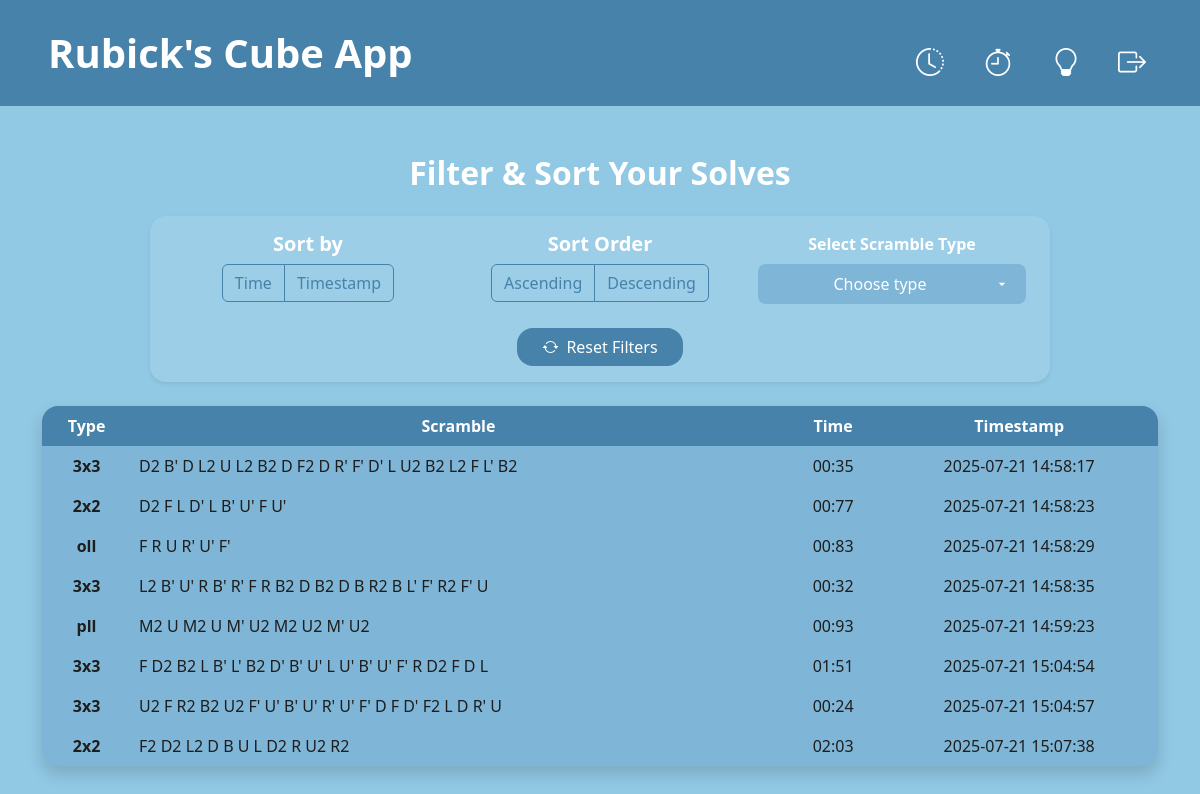
The app's page / (signed in), older data.
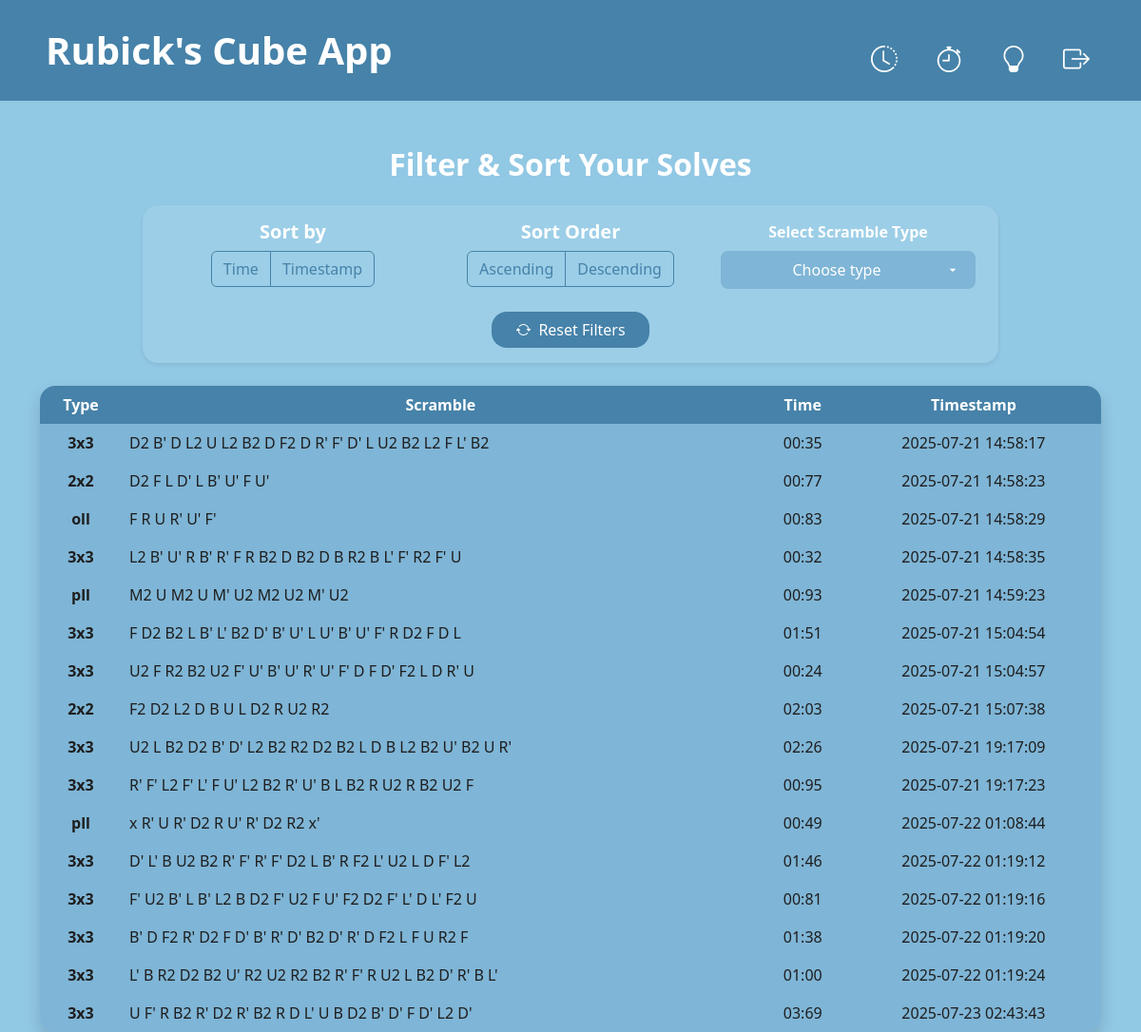
The same page, newer data.
### tables this page shows
CREATE TABLE solves (
    id INTEGER PRIMARY KEY AUTOINCREMENT,
    user_id INTEGER,
    scramble TEXT,
    scramble_type TEXT,
    time TEXT,
    time_ms INTEGER,
    timestamp TEXT
);

### app.py (the view)
@app.route("/", methods=["GET", "POST"])
@login_required
def index():
    if request.method == "POST":
        sortData = request.get_json()
        select = sortData.get("select")
        sort = sortData.get("sort")
        order = sortData.get("order")
        query = queryGenerator(select, sort, order)
        conn = sqlite3.connect("users.db")
        conn.row_factory = sqlite3.Row
        cur = conn.cursor()
        cur.execute(query, (current_user.id,))
        selected_solves = cur.fetchall()
        conn.close()
        return jsonify({
            "data": [dict(row) for row in selected_solves]
        })
    else:
        conn = sqlite3.connect("users.db")
        conn.row_factory = sqlite3.Row
        cur = conn.cursor()
        cur.execute("""
            SELECT scramble_type, scramble, time, timestamp
            FROM solves
            WHERE user_id = ?
            ORDER BY timestamp
        """, (current_user.id,))
        solves = cur.fetchall()
        conn.close()
        return render_template("index.html", solves=solves)

### app.py (called while the page is built)
@login_manager.user_loader
def load_user(user_id):
    conn = sqlite3.connect("users.db")
    conn.row_factory = sqlite3.Row
    cur = conn.cursor()
    cur.execute("SELECT * FROM users WHERE id = ?", (user_id,))
    row = cur.fetchone()
    conn.close()
    if row:
        return User(id=row["id"], username=row["username"])
    return None

### templates/index.html (shortened to what this page needs)
{% extends "layout.html" %}
{% block body %}
<main id="history" class="container mt-5 flex-grow-1 d-flex flex-column align-items-center">
    <h2 class="fw-bold text-center mb-4">Filter & Sort Your Solves</h2>
    <form id="sort-form" method="post" action="/" class="form mb-4 w-100 px-4 py-3 rounded-4 shadow-sm">
        <div class="row text-center gy-4">
            <div class="col-md-4 d-flex flex-column align-items-center">
                <h5 class="fw-bold mb-2">Sort by</h5>
                <div class="btn-group" role="group" aria-label="Sort By">
                    <label class="btn btn-outline-custom" for="sort-by-time_ms">Time</label>
                    <label class="btn btn-outline-custom" for="sort-by-timestamp">Timestamp</label>
                </div>
            </div>
            <div class="col-md-4 d-flex flex-column align-items-center">
                <h5 class="fw-bold mb-2">Sort Order</h5>
                <div class="btn-group" role="group" aria-label="Sort Order">
                    <label class="btn btn-outline-custom" for="sort-order-asc">Ascending</label>
                    <label class="btn btn-outline-custom" for="sort-order-desc">Descending</label>
                </div>
            </div>
            <div class="col-md-4 d-flex flex-column align-items-center">
                <label for="select-by" class="fw-bold mb-2">Select Scramble Type</label>
                <select id="select-by" class="form-select text-center select-custom" name="select-by">
                    <option disabled selected class="d-none" value="none">Choose type</option>
                </select>
            </div>
        </div>
        <div class="row mt-4">
            <div class="col d-flex justify-content-center">
                <button id="reset-btn" type="reset" class="btn px-4 rounded-4">
                    <span class="bi bi-arrow-repeat me-2"></span>Reset Filters
                </button>
            </div>
        </div>
    </form>
    <div class="w-100">
        <div class="table-responsive shadow rounded-4">
            <table class="table table-hover table-borderless align-middle mb-0">
                <thead class="head text-center text-nowrap">
                    <tr>
                        <th scope="col">Type</th>
                        <th scope="col">Scramble</th>
                        <th scope="col">Time</th>
                        <th scope="col">Timestamp</th>
                    </tr>
                </thead>
                <tbody id="tbody" class="body text-center">
                    {% for solve in solves %}
                    <tr>
                        <td class="fw-semibold">{{ solve.scramble_type }}</td>
                        <td class="text-start text-break">{{ solve.scramble }}</td>
                        <td class="text-nowrap">{{ solve.time }}</td>
                        <td class="text-nowrap">{{ solve.timestamp }}</td>
                    </tr>
                    {% endfor %}
                </tbody>
            </table>
        </div>
    </div>
</main>
{% endblock %}

### templates/layout.html (shortened to what this page needs)
<!DOCTYPE html>
<html lang="en">
<head>
    <link rel="stylesheet" href="https://cdn.jsdelivr.net/npm/bootstrap-icons@1.13.1/font/bootstrap-icons.min.css">
    <link href="https://cdn.jsdelivr.net/npm/bootstrap@5.3.7/dist/css/bootstrap.min.css" rel="stylesheet">
    <link rel="stylesheet" href="{{ url_for('static', filename='css/style.css') }}">
</head>
<body class="d-flex flex-column min-vh-100">
    {% if request.endpoint == 'login' or request.endpoint == 'register' %}
        <nav class="navbar">
            <div class="container-fluid px-5 py-2 d-flex align-items-center">
                <a href="{{ url_for('index') }}" class="navbar-brand fs-1 fw-bold">Rubick's Cube App</a>
                <ul class="navbar-nav d-flex flex-row ms-auto align-items-center">
                    <li class="nav-item me-3 fs-5">
                        <a href="{{ url_for('login') }}" class="nav-link">Log In</a>
                    </li>
                    <li class="nav-item fs-5">
                        <a href="{{ url_for('register') }}" class="nav-link">Register</a>
                    </li>
                </ul>
            </div>
        </nav>
    {% else %}
        <nav id="navbar" class="navbar navbar-expand-md">
            <div class="container-fluid px-5 py-2 d-flex align-items-center">
                <a href="{{ url_for('index') }}" class="navbar-brand fs-1 fw-bold">Rubick's Cube App</a>
                <div class="collapse navbar-collapse" id="navbar-content">
                    <ul class="navbar-nav ms-auto d-flex align-items-center justify-content-between gap-4 mt-3 ms-md-auto">
                        <li class="nav-item fs-5">
                            <a href="{{ url_for('index') }}" class="nav-link d-flex flex-column align-items-center" title="History">
                                <i class="bi bi-clock-history fs-3"></i>
                            </a>
                        </li>
                        <li class="nav-item fs-5">
                            <a href="{{ url_for('timer') }}" class="nav-link d-flex flex-column align-items-center" title="Timer">
                                <i class="bi bi-stopwatch fs-3"></i>
                            </a>
                        </li>
                        <li class="nav-item fs-5">
                            <a href="{{ url_for('solver') }}" class="nav-link d-flex flex-column align-items-center" title="Solver">
                                <i class="bi bi-lightbulb fs-3"></i>
                            </a>
                        </li>
                        <li class="nav-item fs-5">
                            <form id="logout-form" action="/logout" method="post">
                                <button type="submit" class="d-flex flex-column align-items-center" title="Log Out">
                                    <i class="bi bi-box-arrow-right fs-3"></i>
                                </button>
                            </form>
                        </li>
                    </ul>
                </div>
            </div>
        </nav>
    {% endif %}
    {% block body %}
    {% endblock %}
</body>
</html>

### static/css/style.css (style rules this page uses)
:root { --primary: #4682A9; --secondary: #91C8E4; --highlight : #7FB5D6; --accent: #F6B17A; --bg-light: #F2F2F2; --bg-dark: #2D2D2D; --text-dark: #1E1E1E; --text-light: #FFFFFF; --divider: #B0BFCF; }
body { background-color: var(--secondary); }
.navbar { background-color: var(--primary); }
.navbar .navbar-brand, .navbar .nav-link { color: var(--text-light); transition: color 0.3s ease; }
#logout-form > button { background:none; border:none; box-shadow:none; color: var(--text-light); transition: color 0.3s ease; }
.select-custom { background-color: var(--secondary); color: var(--text-light); border: none; text-align-last: center; -webkit-appearance: none; -moz-appearance: none; appearance: none; padding: 0.5rem 2.5rem 0.5rem 1rem; border-radius: 0.5rem; font-weight: 500; font-size: 1rem; background-repeat: no-repeat; background-position: right 1rem center; background-size: 1rem; transition: border-color 0.2s ease, background-color 0.2s ease; }
#history { height: 70dvh; color: var(--text-light); }
#history > div { max-width: 1200px; }
thead.head th { background-color: var(--primary) !important; color: var(--text-light) !important; }
tbody.body td { background-color: var(--highlight) !important; color: var(--text-dark) !important; }
#select-by { background-color: var(--highlight); }
#reset-btn { background-color: var(--primary); color: var(--text-light); transition: background-color 0.2s ease, color 0.2s ease, border-color 0.2s ease; }
#sort-form { max-width: 900px; background-color: rgba(255, 255, 255, 0.1); }
.btn-outline-custom { color: var(--primary); border-color: var(--primary); background-color: transparent; transition: all 0.2s ease; }

Row changes from the older to the newer data that the page shows:
added solves: scramble_type "3x3", scramble "U2 L B2 D2 B' D' L2 B2 R2 D2 B2 L D B L2 B2 U' B2 U R'", time "02:26", timestamp "2025-07-21 19:17:09"
added solves: scramble_type "3x3", scramble "R' F' L2 F' L' F U' L2 B2 R' U' B L B2 R U2 R B2 U2 F", time "00:95", timestamp "2025-07-21 19:17:23"
added solves: scramble_type "pll", scramble "x R' U R' D2 R U' R' D2 R2 x'", time "00:49", timestamp "2025-07-22 01:08:44"
added solves: scramble_type "3x3", scramble "D' L' B U2 B2 R' F' R' F' D2 L B' R F2 L' U2 L D F' L2", time "01:46", timestamp "2025-07-22 01:19:12"
added solves: scramble_type "3x3", scramble "F' U2 B' L B' L2 B D2 F' U2 F U' F2 D2 F' L' D L' F2 U", time "00:81", timestamp "2025-07-22 01:19:16"
added solves: scramble_type "3x3", scramble "B' D F2 R' D2 F D' B' R' D' B2 D' R' D F2 L F U R2 F", time "01:38", timestamp "2025-07-22 01:19:20"
added solves: scramble_type "3x3", scramble "L' B R2 D2 B2 U' R2 U2 R2 B2 R' F' R U2 L B2 D' R' B L'", time "01:00", timestamp "2025-07-22 01:19:24"
added solves: scramble_type "3x3", scramble "U F' R B2 R' D2 R' B2 R D L' U B D2 B' D' F D' L2 D'", time "03:69", timestamp "2025-07-23 02:43:43"
